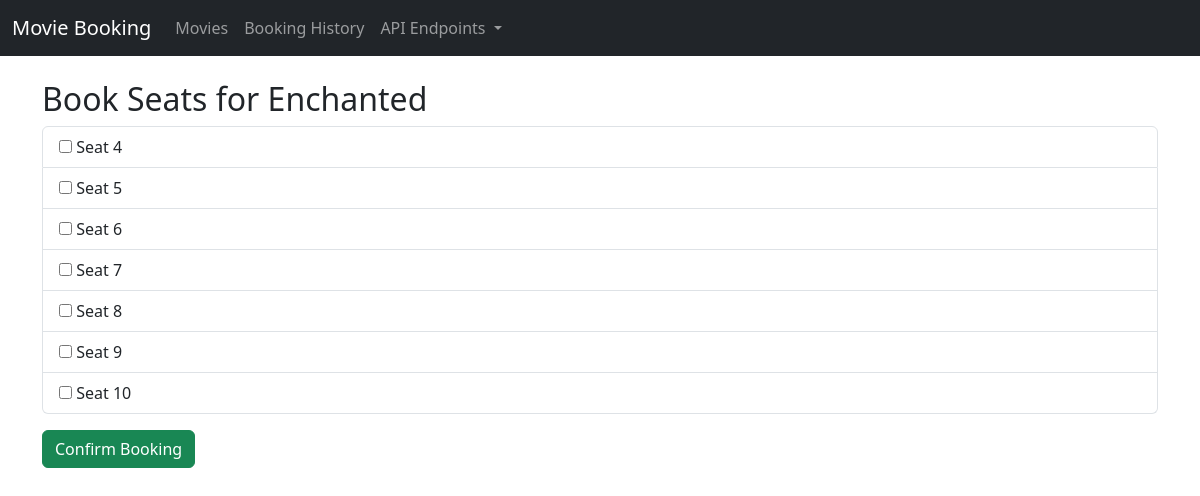
Page /book-seat/3/ on the committed database.
### bookings/models.py (models this page shows, shortened)
class Movie(models.Model):
    title = models.CharField(max_length=200)
    description = models.TextField()
    release_date = models.DateField()
    duration = models.DurationField()

class Seat(models.Model):
    movie = models.ForeignKey(Movie, on_delete=models.CASCADE, related_name="seats")
    seat_number = models.IntegerField()
    is_booked = models.BooleanField(default=False)

### bookings/views.py (the view, shortened to what this page needs)
# urls.py: path('book-seat/<int:movie_id>/', seat_booking, name='seat_booking'),
def seat_booking(request, movie_id):
    movie = get_object_or_404(Movie, id=movie_id)
    available_seats = Seat.objects.filter(movie=movie, is_booked=False)
    return render(request, 'bookings/seat_booking.html', {
        'movie': movie,
        'seats': available_seats,
    })

### bookings/templates/bookings/seat_booking.html (shortened to what this page needs)
{% extends "bookings/base.html" %}
{% block content %}
<h2>Book Seats for {{ movie.title }}</h2>
<form method="post">
    <ul class="list-group">
        {% for seat in seats %}
        <li class="list-group-item">
          <label>
            <input type="checkbox" name="seats" value="{{ seat.id }}">
            Seat {{ seat.seat_number }}
        </label>
        </li>
        {% empty %}
        <li class="list-group-item">No available seats.</li>
        {% endfor %}
    </ul>
    <button type="submit" class="btn btn-success mt-3">Confirm Booking</button>
</form>
{% endblock %}

### rows in the picture
Movie: title "Enchanted"
Seat: seat_number "4"
Seat: seat_number "5"
Seat: seat_number "6"
Seat: seat_number "7"
Seat: seat_number "8"
Seat: seat_number "9"
Seat: seat_number "10"
